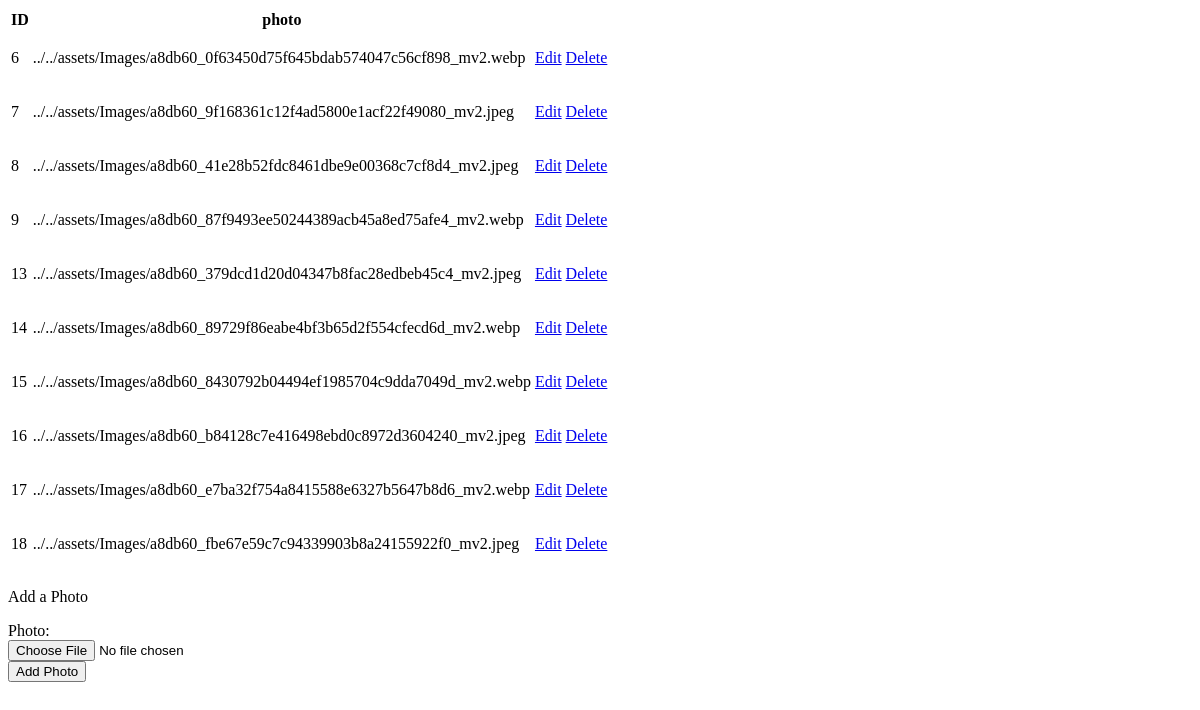
The page /admin/portfolio/index.php on the database as committed earlier.
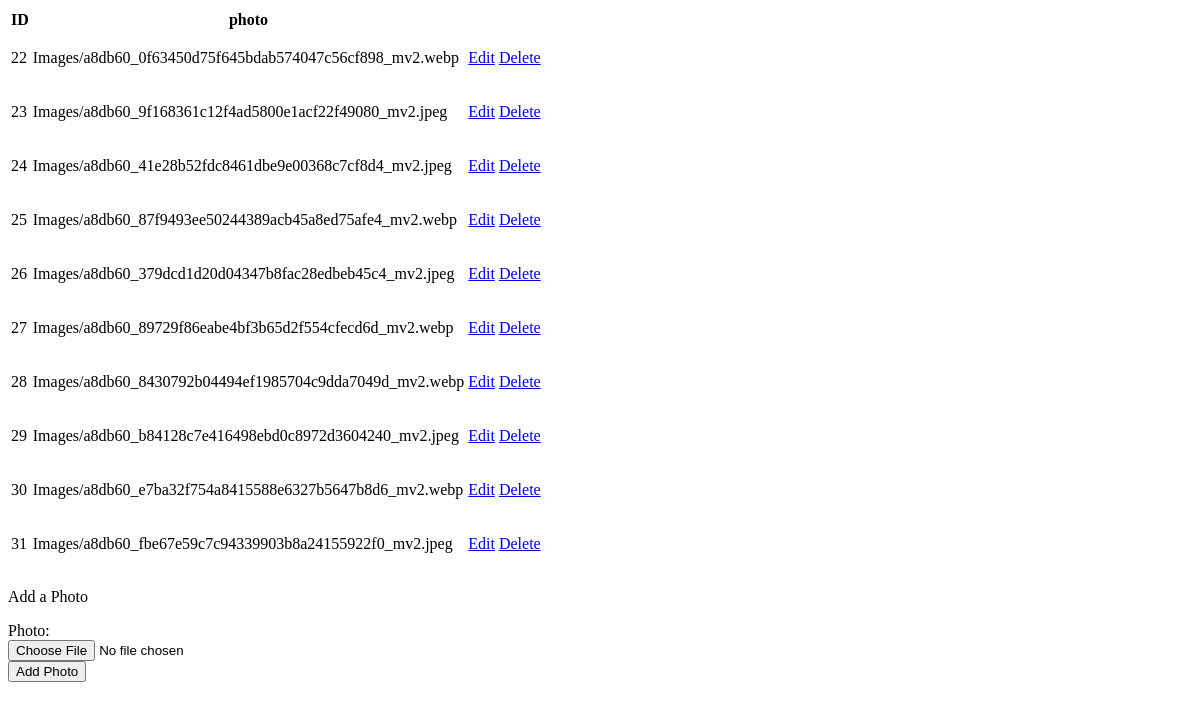
The same page on the database as committed later.
### tables this page shows
CREATE TABLE `portfolio` (
  `id` int NOT NULL,
  `photo` varchar(1000) NOT NULL
);

### admin/portfolio/index.php (the view, shortened to what this page needs)
<!DOCTYPE html>
<html lang="en">
<head>
</head>
<body>
  <table>
    <thead>
      <tr>
        <th>ID</th>
        <th>photo</th>
      </tr>
    </thead>
    <tbody>
      <?php
      $sql = "SELECT id, photo FROM portfolio;";
      include_once '../../connection.php';
      $liqry = $conn->prepare($sql);
      if ($liqry === false) {
        echo mysqli_error($conn);
      } else {
        if ($liqry->execute()) {
          $liqry->bind_result($id, $photo);
          while ($liqry->fetch()) {
      ?>
            <tr>
              <td><?= $id ?></td>
              <td><p><?= $photo; ?></p></td>
              <td><a href='editingPicture.php?id=<?= $id ?>'>Edit</a></td>
              <td><a href='deletePicture.php?id=<?= $id ?>'>Delete</a></td>
            </tr>
      <?php
          }
        }
      }
      ?>
    </tbody>
  </table>
  <div class="addPhoto">
    <p>Add a Photo</p>
    <form action="addPicture.php" method="post" enctype="multipart/form-data">
      <label for="photo">Photo:</label><br>
      <input type="file" id="photo" name="photo" required><br>
      <input type="submit" value="Add Photo">
    </form>
  </div>
</body>
</html>

Rows that differ between the two databases and show on the page:
removed portfolio: id "6", photo "../../assets/Images/a8db60_0f63450d75f645bdab574047c56cf898_mv2.webp"
removed portfolio: id "7", photo "../../assets/Images/a8db60_9f168361c12f4ad5800e1acf22f49080_mv2.jpeg"
removed portfolio: id "8", photo "../../assets/Images/a8db60_41e28b52fdc8461dbe9e00368c7cf8d4_mv2.jpeg"
removed portfolio: id "9", photo "../../assets/Images/a8db60_87f9493ee50244389acb45a8ed75afe4_mv2.webp"
removed portfolio: id "13", photo "../../assets/Images/a8db60_379dcd1d20d04347b8fac28edbeb45c4_mv2.jpeg"
removed portfolio: id "14", photo "../../assets/Images/a8db60_89729f86eabe4bf3b65d2f554cfecd6d_mv2.webp"
removed portfolio: id "15", photo "../../assets/Images/a8db60_8430792b04494ef1985704c9dda7049d_mv2.webp"
removed portfolio: id "16", photo "../../assets/Images/a8db60_b84128c7e416498ebd0c8972d3604240_mv2.jpeg"
removed portfolio: id "17", photo "../../assets/Images/a8db60_e7ba32f754a8415588e6327b5647b8d6_mv2.webp"
removed portfolio: id "18", photo "../../assets/Images/a8db60_fbe67e59c7c94339903b8a24155922f0_mv2.jpeg"
added portfolio: id "22", photo "Images/a8db60_0f63450d75f645bdab574047c56cf898_mv2.webp"
added portfolio: id "23", photo "Images/a8db60_9f168361c12f4ad5800e1acf22f49080_mv2.jpeg"
added portfolio: id "24", photo "Images/a8db60_41e28b52fdc8461dbe9e00368c7cf8d4_mv2.jpeg"
added portfolio: id "25", photo "Images/a8db60_87f9493ee50244389acb45a8ed75afe4_mv2.webp"
added portfolio: id "26", photo "Images/a8db60_379dcd1d20d04347b8fac28edbeb45c4_mv2.jpeg"
added portfolio: id "27", photo "Images/a8db60_89729f86eabe4bf3b65d2f554cfecd6d_mv2.webp"
added portfolio: id "28", photo "Images/a8db60_8430792b04494ef1985704c9dda7049d_mv2.webp"
added portfolio: id "29", photo "Images/a8db60_b84128c7e416498ebd0c8972d3604240_mv2.jpeg"
added portfolio: id "30", photo "Images/a8db60_e7ba32f754a8415588e6327b5647b8d6_mv2.webp"
added portfolio: id "31", photo "Images/a8db60_fbe67e59c7c94339903b8a24155922f0_mv2.jpeg"
